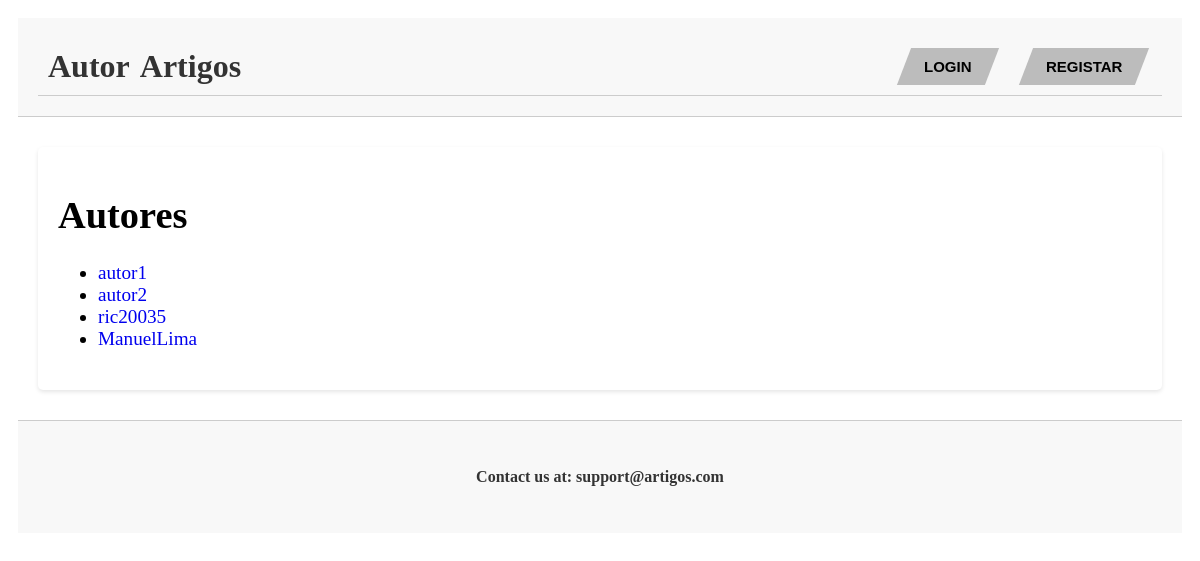
The app's page /artigos/ with its own data.
### artigos/models.py (models this page shows, shortened)
class Autor(models.Model):
    user = models.OneToOneField(User, on_delete=models.CASCADE)
    bio = models.TextField()

### artigos/views.py (the view)
# urls.py: path('', views.autor_list_view, name='index'),
def autor_list_view(request):
    autores = Autor.objects.all()
    context = {'autores': autores}
    return render(request, 'artigos/autor_list.html', context)

### artigos/templates/artigos/autor_list.html (shortened to what this page needs)
{% extends 'artigos/layout.html' %}
{% block content %}
<h1>Autores</h1>
<ul>
{% for autor in autores %}
    <li>
        <a href="{% url 'artigos:autor_detail' autor.user.username %}">{{ autor.user.username }}</a>
    </li>
{% endfor %}
</ul>
{% endblock %}

### artigos/static/artigos/styles.css (style rules this page uses)
a { text-decoration: none; }

### records on screen
Autor: user.username "autor1"
Autor: user.username "autor2"
Autor: user.username "ric20035"
Autor: user.username "ManuelLima"
